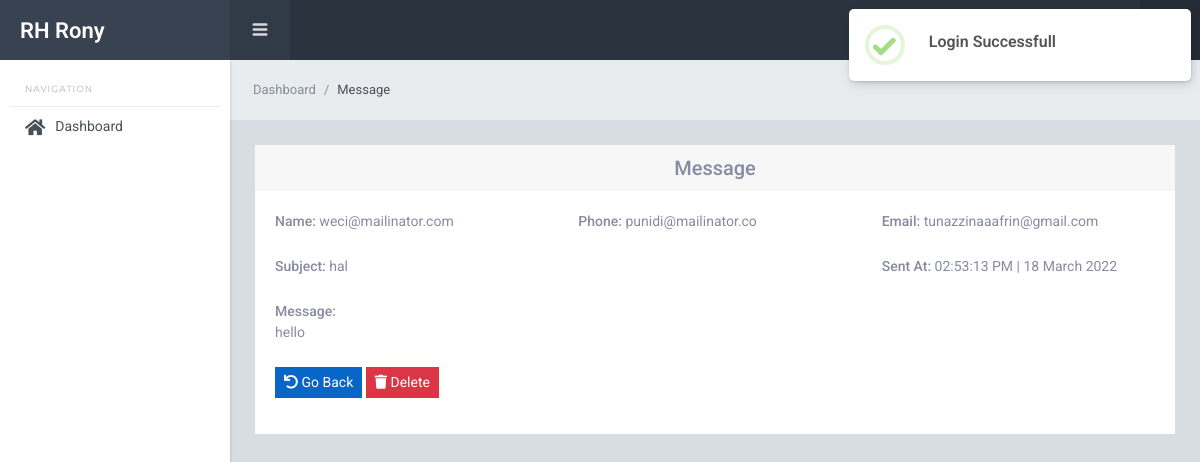
Page /backend/message/message_view.php?id=3 (signed in) on the committed database.
### tables this page shows
CREATE TABLE `messages` (
  `id` int(11) NOT NULL,
  `name` varchar(100) NOT NULL,
  `phone` varchar(20) NOT NULL,
  `email` varchar(50) NOT NULL,
  `subject` varchar(100) NOT NULL,
  `message` text NOT NULL,
  `time` datetime NOT NULL,
  `read_status` int(11) NOT NULL DEFAULT 0
);

### assets/functions.php (called while the page is built, shortened)
<?php
function url($x = '') {
    $directory = explode('/', dirname($_SERVER['PHP_SELF']));
    $url = $_SERVER['HTTP_HOST'] . '/' . $directory[1] . '/';
    $url = str_replace('//', '/', $url);
    if (isset($_SERVER['HTTPS']) && $_SERVER['HTTPS'] == 'on') {
        $url = 'https://' . $url;
    } else {
        $url = 'http://' . $url;
    }
    return $url . $x;
}

### backend/message/message_view.php (the view, shortened to what this page needs)
<?php
$id = $_GET['id'];
$sql = "SELECT * FROM messages WHERE id = '$id'";
$query = mysqli_query($conn, $sql);
$message = mysqli_fetch_assoc($query);
require_once("../includes/header.php");
require_once("../includes/sidebar.php");
require_once("../includes/navbar.php");
?>
<div class="sl-mainpanel">
    <nav class="breadcrumb sl-breadcrumb">
        <a class="breadcrumb-item" href="<?= url() ?>backend/dashboard.php">Dashboard</a>
        <span class="breadcrumb-item active">Message</span>
    </nav>
    <div class="sl-pagebody">
        <div class="row justify-content-center">
            <div class="col-md-12">
                <div class="card">
                    <div class="card-header">
                        <h5 class="m-0 text-center">Message</h5>
                    </div>
                    <div class="card-body">
                        <div class="row mb-4">
                            <div class="col-md-4">
                                <span class="tx-medium">Name:</span> <?= $message['name'] ?>
                            </div>
                            <div class="col-md-4">
                                <span class="tx-medium">Phone:</span> <?= $message['phone'] ?>
                            </div>
                            <div class="col-md-4">
                                <span class="tx-medium">Email:</span> <?= $message['email'] ?>
                            </div>
                        </div>
                        <div class="row mb-4">
                            <div class="col-md-8">
                                <span class="tx-medium">Subject:</span> <?= $message['subject'] ?>
                            </div>
                            <div class="col-md-4">
                                <span class="tx-medium">Sent At:</span> <?= date('h:i:s A | d F Y', strtotime($message['time'])) ?>
                            </div>
                        </div>
                        <div class="row mb-4">
                            <div class="col-md-12">
                                <p class="m-0 tx-medium">Message:</p><?= $message['message'] ?>
                            </div>
                        </div>
                        <div class="row">
                            <div class="col-md-12">
                                <div class="form-group">
                                    <a href="<?= url() ?>backend/message/messages.php" class="btn btn-sm btn-primary"><i class="fas fa-undo"></i> Go Back</a>
                                    <button type="button" class="btn btn-sm btn-danger delete" data-id="<?= $message['id'] ?>"><i class="fas fa-trash"></i> Delete</button>
                                </div>
                            </div>
                        </div>
                    </div>
                </div>
            </div>
        </div>
    </div>
</div>
<?php require_once("../includes/footer.php"); ?>

### assets/style.css (style rules this page uses)
button { cursor: pointer; }

### rows in the picture
messages: name "weci@mailinator.com", phone "punidi@mailinator.co", email "tunazzinaaafrin@gmail.com", subject "hal", time "02:53:13 PM | 18 March 2022", message "hello"
